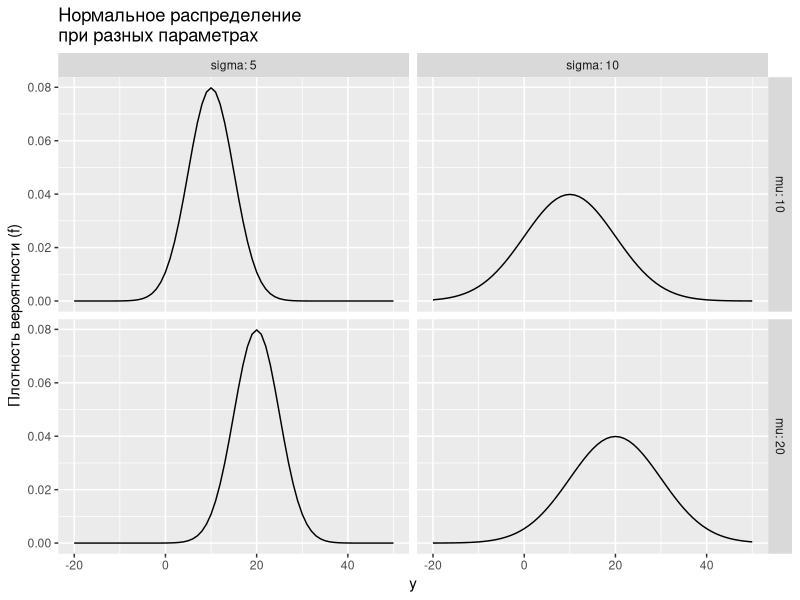
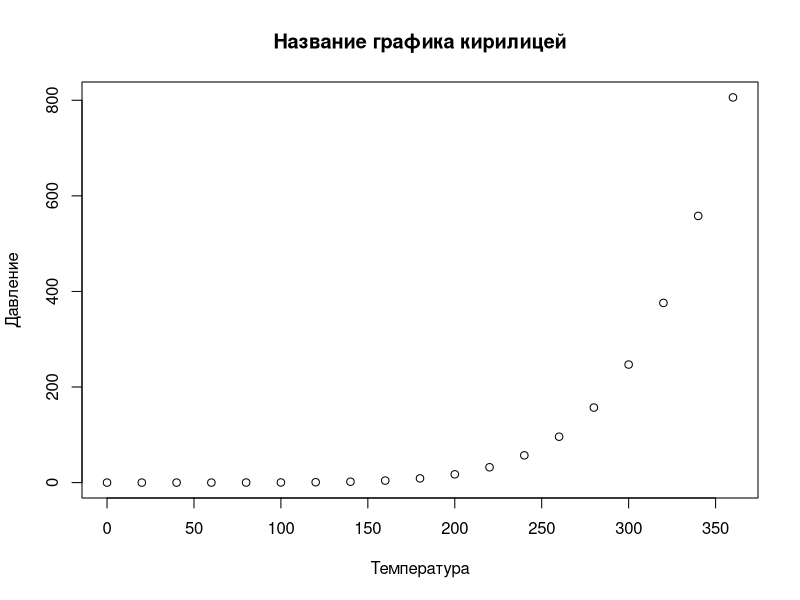

These charts were generated, in order, by the following R code:
## ---- chunk 1
# to render
# rmarkdown::render("beamer-test.Rmd", output_format = "beamer_presentation")
# output options
options(width = 70, scipen = 6, digits = 3)
library(knitr)
# chunk default options
opts_chunk$set(fig.show='hold', size='footnotesize', comment="#", warning=FALSE, message=FALSE, dev='cairo_pdf', fig.height=2.5, fig.width=7.7)
## ---- chunk 2
library(ggplot2)
mu1 <- 10
mu2 <- 20
sigma1 <- 5
sigma2 <- 10
y <- -20:50
pi <- data.frame(y = rep(y, 4), pi = c(dnorm(y, mu1, sigma1), dnorm(y, mu1, sigma2), dnorm(y, mu2, sigma1), dnorm(y, mu2, sigma2)), mu = rep(c(mu1, mu2), each = 2*length(y)), sigma = rep(c(sigma1, sigma2, sigma1, sigma2), each = length(y)) )

ggplot(pi, aes(x = y, y = pi)) + geom_line(stat = "identity") + facet_grid(mu~sigma, labeller = label_both, scales = "free_y") + ggtitle("Нормальное распределение \nпри разных параметрах") + ylab("Плотность вероятности (f)")

## ---- chunk 3
plot(pressure, 
     xlab = "Температура", 
     ylab = "Давление", 
     main = "Название графика кирилицей")
